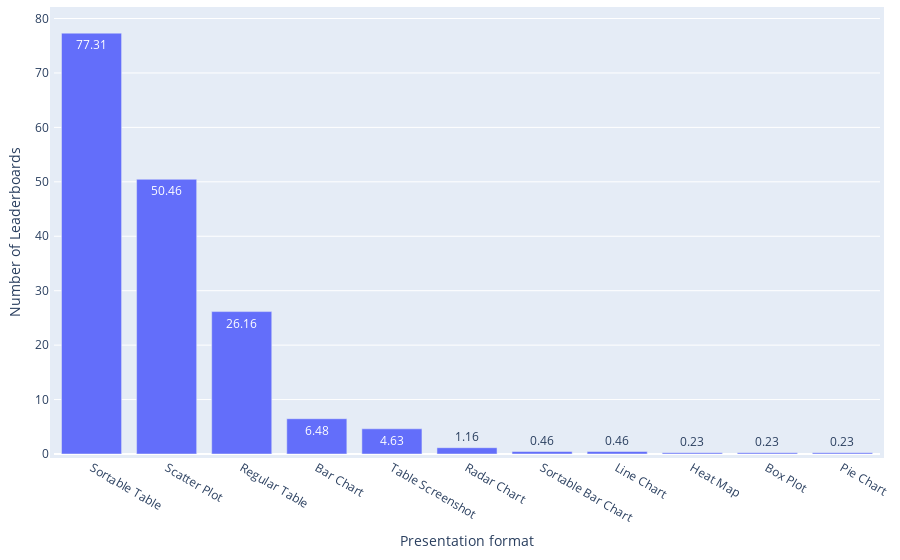

The cell this chart's notebook holds for it:
### Code cell
df = pd.read_csv(path_meta / 'leaderboard_processed.csv')
df['Presentation formats'] = df['Presentation formats'].apply(ast.literal_eval)

df_split = df.explode('Presentation formats')['Presentation formats'].value_counts().reset_index(name='Frequency')
print(f"{df_split['Presentation formats'].iloc[0]} is the most popular presentation format of leaderboards, accounting for {round(df_split['Frequency'].iloc[0]/len(df)*100,2)}% ({df_split['Frequency'].iloc[0]} out of {len(df)}) leaderboard systems.")
df_split['Weight'] = 1

statistics = {
    'Distribution': 'Leaderboard Systems across Presentation Formats',
    'Mean': np.mean(df_split['Frequency']),
    'Median': np.median(df_split['Frequency']),
    'IQR': df_split['Frequency'].quantile(0.75) - df_split['Frequency'].quantile(0.25),
    'Gini Coefficient': ineqpy.inequality.gini(data=df_split, income='Frequency', weights='Weight'),
}
if os.path.exists(path_meta / 'leaderboard_statistics.csv'):
    df_statistics = pd.read_csv(path_meta / 'leaderboard_statistics.csv')
else:
    df_statistics = pd.DataFrame()
df_statistics = pd.concat([df_statistics, pd.DataFrame([statistics])], ignore_index=True)
df_statistics.drop_duplicates(subset=['Distribution'], keep='last', inplace=True)
df_statistics.sort_values(by='Distribution', inplace=True)
df_statistics.to_csv(path_meta / 'leaderboard_statistics.csv', index=False)

df_split['Ratio'] = round(df_split['Frequency'] / len(df) * 100, 2)

fig = px.bar(
    x=df_split['Presentation formats'],
    y=df_split['Ratio'],
    text_auto=True,
    labels={'x': 'Presentation format', 'y': 'Number of Leaderboards'},
)
# Update the layout for a tighter look
fig.update_layout(
    autosize=True,
    margin=dict(
        l=10,  # Left margin
        r=10,  # Right margin
        b=10,  # Bottom margin
        t=10,  # Top margin
        pad=4  # Padding between the plot and the margin
    )
)
fig.show()

### Figure 1 — Plotly figure (JSON) as saved in the notebook; plotly's stock layout.template omitted (floating-point values rounded to 4 significant figures)
{"data": [{"alignmentgroup": "True", "hovertemplate": "Presentation format=%{x}<br>Number of Leaderboards=%{y}<extra></extra>", "legendgroup": "", "marker": {"color": "#636efa", "pattern": {"shape": ""}}, "name": "", "offsetgroup": "", "orientation": "v", "showlegend": false, "textposition": "auto", "texttemplate": "%{y}", "type": "bar", "x": ["Sortable Table", "Scatter Plot", "Regular Table", "Bar Chart", "Table Screenshot", "Radar Chart", "Sortable Bar Chart", "Line Chart", "Heat Map", "Box Plot", "Pie Chart"], "xaxis": "x", "y": [77.31, 50.46, 26.16, 6.48, 4.63, 1.16, 0.46, 0.46, 0.23, 0.23, 0.23], "yaxis": "y"}], "layout": {"autosize": true, "barmode": "relative", "legend": {"tracegroupgap": 0}, "margin": {"b": 10, "l": 10, "pad": 4, "r": 10, "t": 10}, "xaxis": {"anchor": "y", "domain": [0, 1], "title": {"text": "Presentation format"}}, "yaxis": {"anchor": "x", "domain": [0, 1], "title": {"text": "Number of Leaderboards"}}}}
